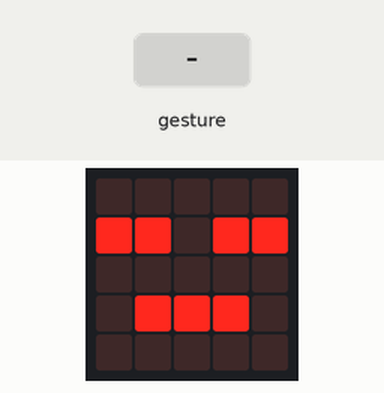
This program was run on a simulated BBC micro:bit (MakeCode). On the bench: the board's 5×5 LED display. Inputs (shaded band) come from the test bench. A tilt is held for 1.5 s and a shake lasts 1 s, then the board lies face up again.

Above: at 1.8 s.
1.9 s: gesture 'tilt left'
At 3.2 s:
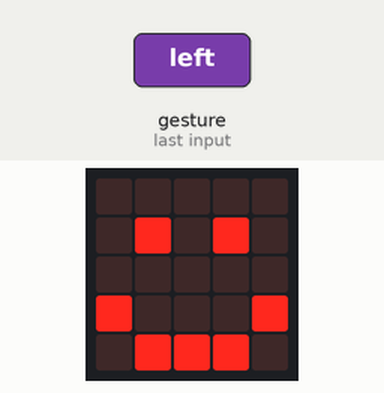
4.9 s: gesture 'tilt right'
At 6.5 s:
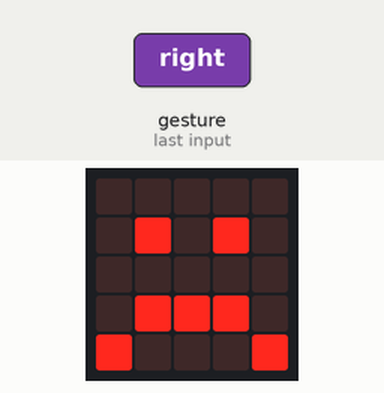
Timing chart, 0 to 8.0 s (numbered marks = the images above; inputs shaded):
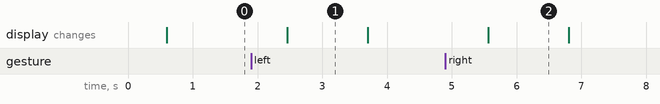

Measured:
- after the input at 1.9 s, the display: changes after 0.56 s (image 1)
- after the input at 4.9 s, the display: changes after 0.66 s (image 2)
- what the display in image 1 shows lasts 1.2 s, from 2.5 s to 3.7 s

The program:

main.ts
```typescript
basic.showIcon(IconNames.Heart)
basic.forever(function () {
    if (input.isGesture(Gesture.TiltLeft)) {
        basic.showIcon(IconNames.Happy)
    } else if (input.isGesture(Gesture.TiltRight)) {
        basic.showIcon(IconNames.Sad)
    } else {
        basic.showIcon(IconNames.Asleep)
    }
})
```

test.ts
```typescript
// testes vão aqui; isto não será compilado quando este pacote for usado como uma extensão.
```
